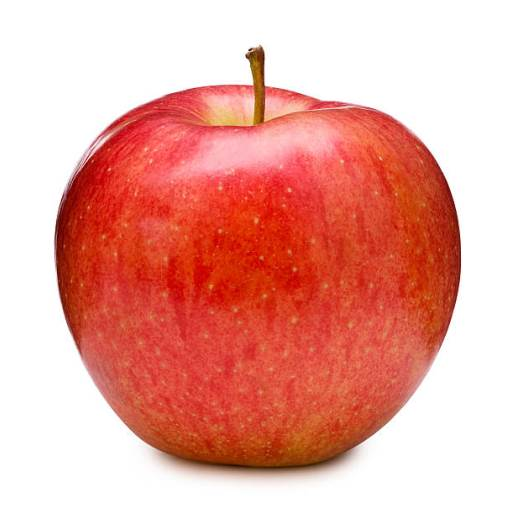
#> input picture OpenCV/resources/apple_r.jpg, 512 x 512 px
$ python Image_Blending.py
#> lines starting #> are read from the running program, lines starting #| are printed output that depends on the picture
import cv2 as cv
import numpy as np

# ----- IMAGE BLENDING USING IMAGE PYRAMIDS ----- #

# Step 1: Read the images
apple_r = cv.imread('resources/apple_r.jpg')
#> apple_r is the input picture: shape (512, 512, 3); mean B, G, R 156.5, 166.4, 233.8
apple_g = cv.imread('resources/apple_g.jpg')
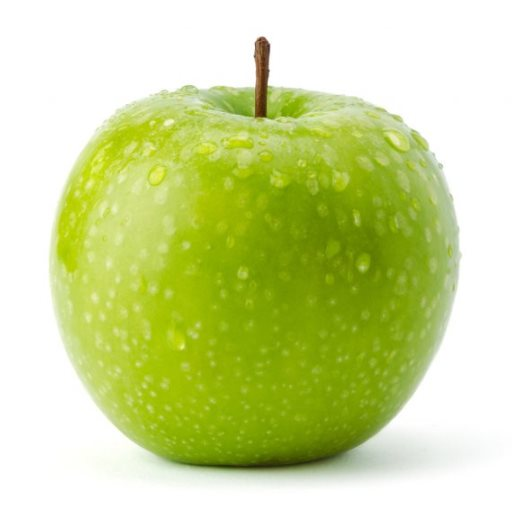
#> input picture OpenCV/resources/apple_g.jpg, 512 x 512 px
#> apple_g is the input picture: shape (512, 512, 3); mean B, G, R 149.6, 217.5, 204.4
print(apple_r.shape)
#| (512, 512, 3)
print(apple_g.shape)
#| (512, 512, 3)

# step 2: generate gaussian pyramids
apple_r_copy = apple_r.copy()
gp_apple_r = [apple_r_copy]
for i in range(6):
    apple_r_copy = cv.pyrDown(apple_r_copy)
    gp_apple_r.append(apple_r_copy)
#> this loop made 6 passes
#> pass 3, `apple_r_copy = cv.pyrDown(apple_r_copy)`:
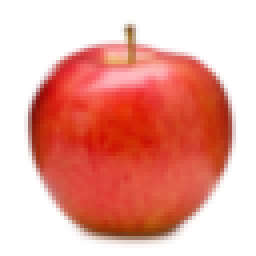
#> apple_r_copy: shape (64, 64, 3) (shown 4 times larger); mean B, G, R 156.5, 166.4, 233.8
#> after the loop, gp_apple_r = 7 items

apple_g_copy = apple_g.copy()
gp_apple_g = [apple_g_copy]
for i in range(6):
    apple_g_copy = cv.pyrDown(apple_g_copy)
    gp_apple_g.append(apple_g_copy)
#> this loop made 6 passes
#> pass 3, `apple_g_copy = cv.pyrDown(apple_g_copy)`:
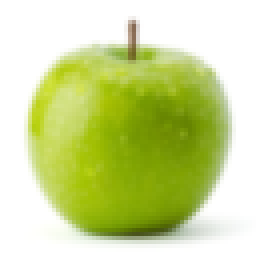
#> apple_g_copy: shape (64, 64, 3) (shown 4 times larger); mean B, G, R 149.6, 217.6, 204.4
#> after the loop, gp_apple_g = 7 items

# step 3: generate laplacian pyramids
apple_r_copy = gp_apple_r[5]
lp_apple_r = [apple_r_copy]
for i in range(5, 0, -1):
    gaussian_expanded = cv.pyrUp(gp_apple_r[i])
    laplacian = cv.subtract(gp_apple_r[i-1], gaussian_expanded)
    lp_apple_r.append(laplacian)
#> this loop made 5 passes
#> pass 2, `laplacian = cv.subtract(gp_apple_r[i-1], gaussian_expanded)`:
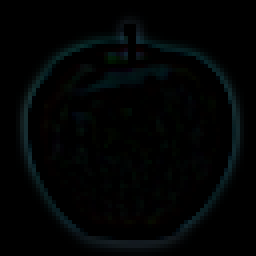
#> laplacian: shape (64, 64, 3) (shown 4 times larger); mean of channels 0, 1, 2 3.9, 3.7, 1.7; drawn as B, G, R
#> after the loop, lp_apple_r = 6 items

apple_g_copy = gp_apple_g[5]
lp_apple_g = [apple_g_copy]
for i in range(5, 0, -1):
    gaussian_expanded = cv.pyrUp(gp_apple_g[i])
    laplacian = cv.subtract(gp_apple_g[i - 1], gaussian_expanded)
    lp_apple_g.append(laplacian)
#> this loop made 5 passes
#> pass 2, `gaussian_expanded = cv.pyrUp(gp_apple_g[i])`:
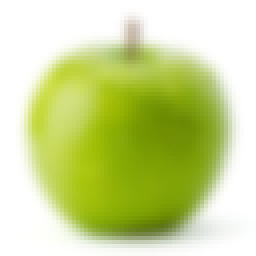
#> gaussian_expanded: shape (64, 64, 3) (shown 4 times larger); mean of channels 0, 1, 2 149.7, 217.6, 204.4; drawn as B, G, R
#> pass 2, `laplacian = cv.subtract(gp_apple_g[i - 1], gaussian_expanded)`:
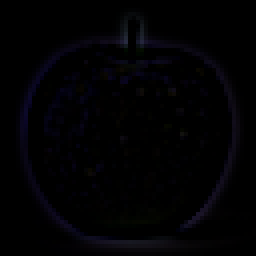
#> laplacian: shape (64, 64, 3) (shown 4 times larger); mean of channels 0, 1, 2 3.3, 1.5, 1.8; drawn as B, G, R
#> after the loop, lp_apple_g = 6 items

# Step 4: Add both halves
apple_r_g_pyramid = []
n = 0
for apple_r_lap, apple_g_lap in zip(lp_apple_r, lp_apple_g):
    n += 1
    cols, rows, ch = apple_r_lap.shape
    laplacian = np.hstack((apple_r_lap[:, :int(cols / 2)], apple_g_lap[:, int(cols / 2):]))
    apple_r_g_pyramid.append(laplacian)
#> this loop made 6 passes
#> (cols, rows) on passes 1 to 6: (16, 16), (32, 32), (64, 64), (128, 128), (256, 256), (512, 512)
#> after the loop, apple_r_g_pyramid = 6 items; n = 6

# step 5: reconstruct image
apple_r_g_reconstruct = apple_r_g_pyramid[0]
for i in range(1,6):
    apple_r_g_reconstruct = cv.pyrUp(apple_r_g_reconstruct)
    apple_r_g_reconstruct = cv.add(apple_r_g_pyramid[i], apple_r_g_reconstruct)
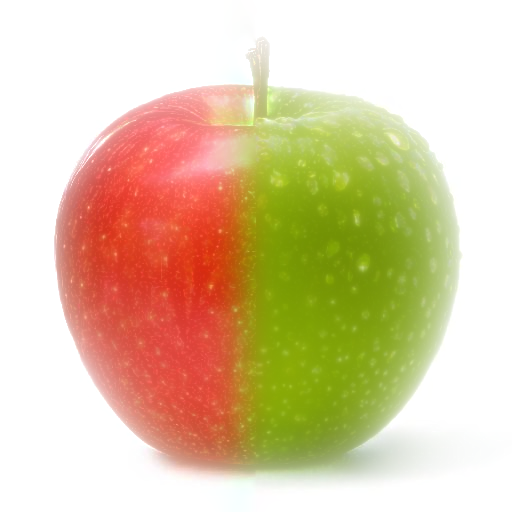
#> apple_r_g_reconstruct: shape (512, 512, 3); mean of channels 0, 1, 2 164.4, 200.3, 220.8; drawn as B, G, R

cv.imshow('Apple', apple_r)
cv.imshow('Orange', apple_g)
cv.imshow('Apple_Gr_Red_Reconstruct', apple_r_g_reconstruct)

cv.waitKey(0)
cv.destroyAllWindows()
